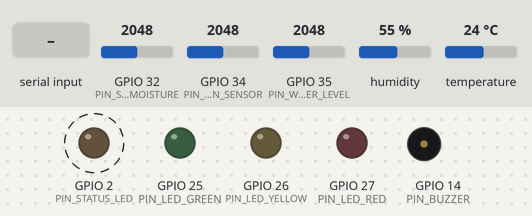
Bench run of a sketch on a simulated ESP32. Parts: output pins drawn as LEDs (lit = HIGH), buzzer (waves = sounding, pin HIGH). Dashed ring = blinking. Inputs (shaded band) come from the test bench; at power-on: GPIO 32 (PIN_SOIL_MOISTURE) = 2048, GPIO 34 (PIN_RAIN_SENSOR) = 2048, GPIO 35 (PIN_WATER_LEVEL) = 2048, humidity 55 %, temperature 24 °C (analog values on the 0–4095 scale). What the sketch prints to the serial monitor is not drawn.

Above: at 2.2 s.
2.3 s: "RISK:\n" received over Serial
At 2.6 s:
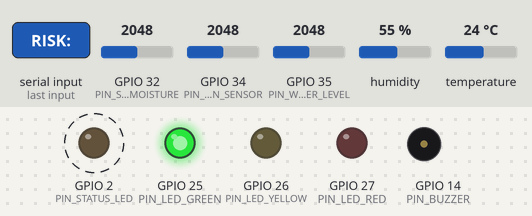
7.5 s: "RISK:90\n" received over Serial
At 9.2 s:
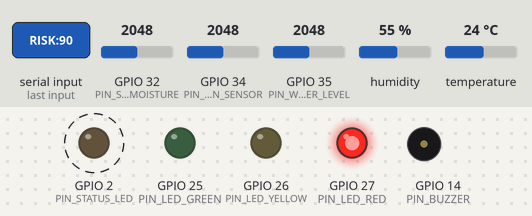
11.5 s: GPIO 32 (PIN_SOIL_MOISTURE) set to 1028
15.0 s: GPIO 32 (PIN_SOIL_MOISTURE) set to 967
19.5 s: GPIO 34 (PIN_RAIN_SENSOR) set to 1031
23.0 s: GPIO 34 (PIN_RAIN_SENSOR) set to 960
Timing chart, 0 to 28.5 s (numbered marks = the images above; inputs shaded):
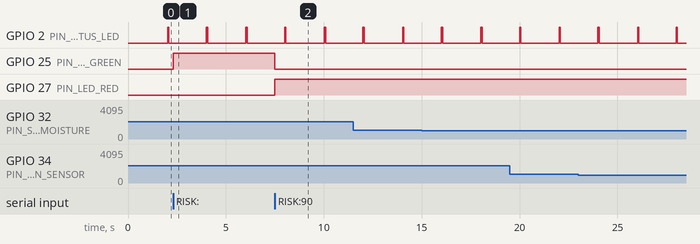

Measured:
- after the input at 2.3 s, GPIO 25 (PIN_LED_GREEN): LOW → HIGH at once
- after the input at 7.5 s, GPIO 25 (PIN_LED_GREEN): HIGH → LOW at once; GPIO 27 (PIN_LED_RED): LOW → HIGH at once
- by itself, GPIO 2 (PIN_STATUS_LED): alternates HIGH for 0.06 s and LOW for 1.9 s

The sketch:

pravah_esp32_all_sensors.ino
```cpp
/*
 * =====================================================================
 * Pravah AI — ESP32 Cyber-Physical 4-Sensor Hydrological Node
 * =====================================================================
 *
 * Works with USB Data Cable (Direct Serial) AND Optional Wi-Fi!
 *
 * 🔌 SENSOR & OUTPUT WIRING:
 * -------------------------------------------------------------
 * [Inputs]
 * 1. Raindrop Sensor Module: AO -> GPIO 34
 * 2. Water Level Sensor Probe: S -> GPIO 35
 * 3. Soil Moisture Sensor: AO -> GPIO 32
 * 4. DHT11 Temp & Humidity: OUT -> GPIO 4
 *
 * [Outputs - Warning Indicators]
 * 5. GREEN LED   -> GPIO 25 (Normal State)
 * 6. YELLOW LED  -> GPIO 26 (Warning / Alert)
 * 7. RED LED     -> GPIO 27 (Danger / Flood)
 * 8. BUZZER      -> GPIO 14 (Evacuation Alarm)
 * =====================================================================
 */

#include <DHT.h>

// ==========================================
// 1. PIN CONFIGURATION
// ==========================================
// Sensor Pins
#define PIN_RAIN_SENSOR       34
#define PIN_WATER_LEVEL       35
#define PIN_SOIL_MOISTURE     32
#define PIN_DHT               4
#define PIN_STATUS_LED        2

// Indicator Pins (LEDs & Buzzer)
#define PIN_LED_GREEN         25
#define PIN_LED_YELLOW        26
#define PIN_LED_RED           27
#define PIN_BUZZER            14

#define DHTTYPE DHT11
DHT dht(PIN_DHT, DHTTYPE);

const unsigned long TRANSMIT_INTERVAL_MS = 2000;
unsigned long lastTransmitTime = 0;

// Device Metadata
const char* DEVICE_ID = "ESP32_DEMO_01";
const char* LOCATION_NAME = "Subansiri River Basin Gauge Node";
const char* STATE_NAME = "Assam";
const char* DISTRICT_NAME = "Dhemaji";
const char* BASIN_CODE = "A011";

void setup() {
  Serial.begin(115200);
  delay(1000);

  // Initialize Input/Output Pins
  pinMode(PIN_STATUS_LED, OUTPUT);
  pinMode(PIN_LED_GREEN, OUTPUT);
  pinMode(PIN_LED_YELLOW, OUTPUT);
  pinMode(PIN_LED_RED, OUTPUT);
  pinMode(PIN_BUZZER, OUTPUT);

  // Turn off all indicators initially
  digitalWrite(PIN_STATUS_LED, LOW);
  digitalWrite(PIN_LED_GREEN, LOW);
  digitalWrite(PIN_LED_YELLOW, LOW);
  digitalWrite(PIN_LED_RED, LOW);
  digitalWrite(PIN_BUZZER, LOW);

  analogReadResolution(12);
  analogSetAttenuation(ADC_11db);

  dht.begin();

  Serial.println("\n=======================================================");
  Serial.println("  🌊 Pravah AI — ESP32 4-Sensor + Alarm Node Ready");
  Serial.println("=======================================================");
}

int currentRiskPct = 0;

void loop() {
  unsigned long currentMillis = millis();

  // 1. Send sensor data to Python every 2 seconds
  if (currentMillis - lastTransmitTime >= TRANSMIT_INTERVAL_MS) {
    lastTransmitTime = currentMillis;
    readAndTransmitTelemetry();
  }

  // 2. Receive ML Risk Percentage from Python Backend
  if (Serial.available() > 0) {
    String incomingMsg = Serial.readStringUntil('\n');
    incomingMsg.trim();
    if (incomingMsg.startsWith("RISK:")) {
      currentRiskPct = incomingMsg.substring(5).toInt();
      updateIndicatorsByRisk(currentRiskPct);
    }
  }
}

void updateIndicatorsByRisk(int riskPct) {
  // Subse pehle saari LEDs aur Buzzer OFF kar do
  digitalWrite(PIN_LED_GREEN, LOW);
  digitalWrite(PIN_LED_YELLOW, LOW);
  digitalWrite(PIN_LED_RED, LOW);
  digitalWrite(PIN_BUZZER, LOW);

  // ML Risk Percentage based logic:
  if (riskPct >= 95) {
    // 🚨 CRITICAL (Risk 95-100%): Red + Buzzer ON
    digitalWrite(PIN_LED_RED, HIGH);
    digitalWrite(PIN_BUZZER, HIGH);
  }
  else if (riskPct >= 80) {
    // 🔴 DANGER (Risk 80-94%): Red LED Only (No Buzzer)
    digitalWrite(PIN_LED_RED, HIGH);
  }
  else if (riskPct >= 40) {
    // 🟡 WARNING (Risk 40-79%): Yellow LED Only
    digitalWrite(PIN_LED_YELLOW, HIGH);
  }
  else {
    // 🟢 SAFE (Risk 0-39%): Green LED Only
    digitalWrite(PIN_LED_GREEN, HIGH);
  }
}

void readAndTransmitTelemetry() {
  int rawRain = analogRead(PIN_RAIN_SENSOR);
  int rawWater = analogRead(PIN_WATER_LEVEL);
  int rawSoil = analogRead(PIN_SOIL_MOISTURE);

  float temperature = dht.readTemperature();
  float humidity = dht.readHumidity();

  if (isnan(temperature) || temperature < -10.0 || temperature > 80.0) temperature = 27.5;
  if (isnan(humidity) || humidity < 0.0 || humidity > 100.0) humidity = 78.0;

  digitalWrite(PIN_STATUS_LED, HIGH);

  char jsonPayload[512];
  snprintf(jsonPayload, sizeof(jsonPayload),
    "{"
      "\"device_id\":\"%s\","
      "\"location\":\"%s\","
      "\"state\":\"%s\","
      "\"district\":\"%s\","
      "\"basin\":\"%s\","
      "\"raw_rain\":%d,"
      "\"raw_water_level\":%d,"
      "\"raw_soil\":%d,"
      "\"temperature\":%.1f,"
      "\"humidity\":%.1f,"
      "\"demo_mode\":false"
    "}",
    DEVICE_ID, LOCATION_NAME, STATE_NAME, DISTRICT_NAME, BASIN_CODE,
    rawRain, rawWater, rawSoil, temperature, humidity
  );

  Serial.println(jsonPayload);

  delay(50);
  digitalWrite(PIN_STATUS_LED, LOW);
}
```
